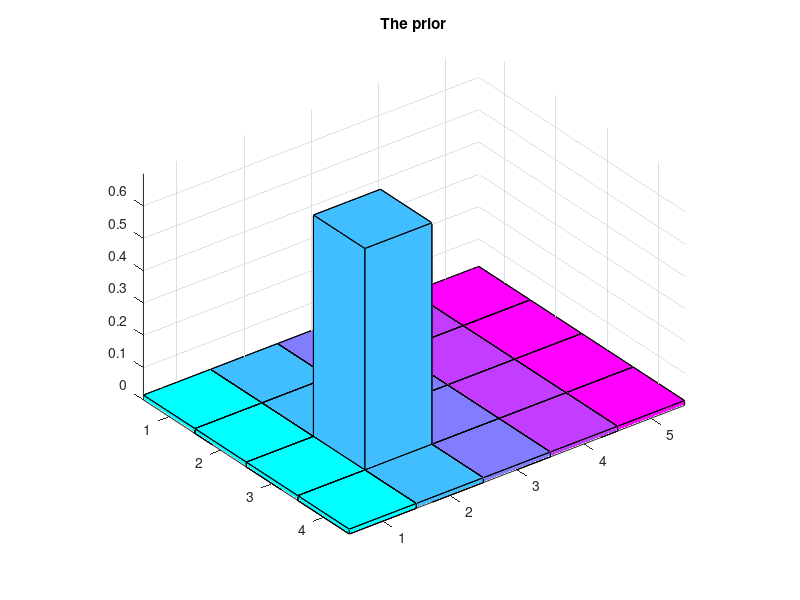
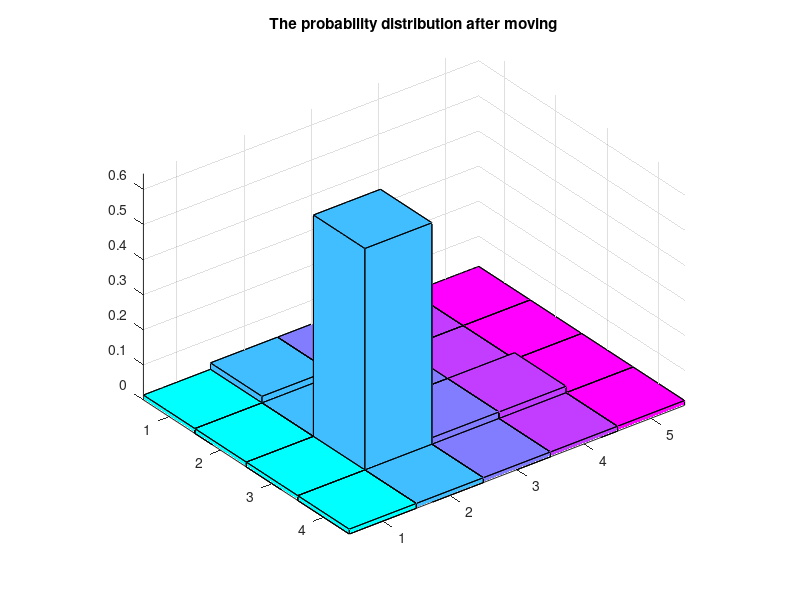

Source code (MATLAB) for these figures, in order:
%% The main function
function p10
    clc; clear all; close all;
    world = {'red', 'green', 'green', 'red' ,   'red';
             'red', 'red',   'green', 'red',    'red';
             'red', 'red',   'green', 'green',  'red';
             'red', 'red',   'red',   'red',    'red'}; % Map
    nRow = size(world, 1);
    nCol = size(world, 2);
    pStart = 0.7;
    p = (1 - pStart) / (nRow * nCol) * ones(nRow, nCol);        % Prior
    
    pSenseCorrect = 0.7;
    %%
    p(3, 2) = pStart; 
    measurements = {'green'};
    %% Measurment update
    q = sense(p, cell2mat(measurements(1)), world, pSenseCorrect);
    %% Disp information
    disp('The Prior:');
    disp(p);  
    disp('The probability after sensing:');
    disp(q);
    [r, c] = maxMat(q);
    fprintf('The largest probability %.4f occurs at cell (%d, %d)\n ',...
        q(r,c), r, c);
    %% Plot figures
    h = figure(1);
    bar3(p, 1);
    colormap(cool);
    title('The prior');
    print(h, '-dpng', 'prior.png');
    %
    h2 = figure(2);
    bar3(q, 1);
    colormap(cool); 
    title('The probability distribution after moving');
    print(h2, '-dpng', 'aftermotion.png');
end
%%
function q = sense(p, z, world, pSenseCorrect)
    nRow = size(p, 1);
    nCol = size(p, 2);
    q = zeros(nRow, nCol);
    for r = 1 : nRow
        for c = 1 : nCol
            hit = strcmp(z, world(r, c));
            q(r, c) = p(r, c) *...
                (hit * pSenseCorrect + (1-hit) * (1 - pSenseCorrect)); 
        end            
    end
    q = q / sum(sum(q)); 
end
%%
function [r, c] = maxMat(g)
% Find the index of the largest element of g
    [temp,r] = max(g);
    [~,c] = max(temp);
    r = r(c);
end